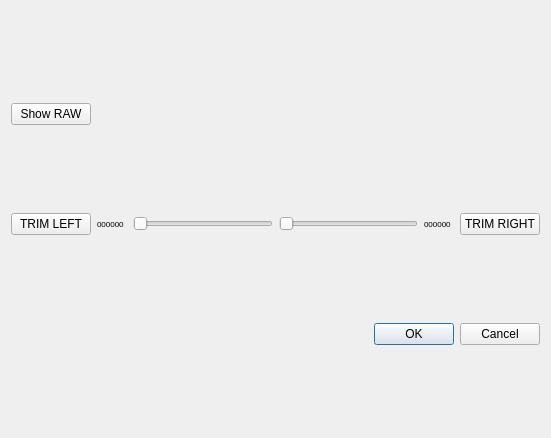
<?xml version="1.0" encoding="UTF-8"?>
<ui version="4.0">
 <class>Dialog</class>
 <widget class="QDialog" name="Dialog">
  <property name="geometry">
   <rect>
    <x>0</x>
    <y>0</y>
    <width>551</width>
    <height>438</height>
   </rect>
  </property>
  <property name="windowTitle">
   <string>Dialog</string>
  </property>
  <layout class="QVBoxLayout" name="verticalLayout">
   <item>
    <layout class="QHBoxLayout" name="horizontalLayout_2">
     <property name="topMargin">
      <number>10</number>
     </property>
     <item>
      <widget class="QPushButton" name="pushButton">
       <property name="text">
        <string>Show RAW</string>
       </property>
      </widget>
     </item>
     <item>
      <spacer name="horizontalSpacer">
       <property name="orientation">
        <enum>Qt::Horizontal</enum>
       </property>
       <property name="sizeHint" stdset="0">
        <size>
         <width>40</width>
         <height>20</height>
        </size>
       </property>
      </spacer>
     </item>
     <item>
      <layout class="QVBoxLayout" name="verticalLayout_2">
       <property name="leftMargin">
        <number>10</number>
       </property>
      </layout>
     </item>
    </layout>
   </item>
   <item>
    <layout class="QHBoxLayout" name="horizontalLayout">
     <item>
      <widget class="QPushButton" name="but_trim_left">
       <property name="text">
        <string>TRIM LEFT</string>
       </property>
      </widget>
     </item>
     <item>
      <widget class="QLabel" name="lab_left">
       <property name="minimumSize">
        <size>
         <width>30</width>
         <height>0</height>
        </size>
       </property>
       <property name="maximumSize">
        <size>
         <width>30</width>
         <height>16777215</height>
        </size>
       </property>
       <property name="font">
        <font>
         <pointsize>6</pointsize>
        </font>
       </property>
       <property name="text">
        <string>000000</string>
       </property>
      </widget>
     </item>
     <item>
      <widget class="QSlider" name="slider_left">
       <property name="orientation">
        <enum>Qt::Horizontal</enum>
       </property>
      </widget>
     </item>
     <item>
      <widget class="QSlider" name="slider_right">
       <property name="orientation">
        <enum>Qt::Horizontal</enum>
       </property>
      </widget>
     </item>
     <item>
      <widget class="QLabel" name="lab_right">
       <property name="minimumSize">
        <size>
         <width>30</width>
         <height>0</height>
        </size>
       </property>
       <property name="maximumSize">
        <size>
         <width>30</width>
         <height>16777215</height>
        </size>
       </property>
       <property name="font">
        <font>
         <pointsize>6</pointsize>
        </font>
       </property>
       <property name="text">
        <string>000000</string>
       </property>
      </widget>
     </item>
     <item>
      <widget class="QPushButton" name="but_trim_right">
       <property name="text">
        <string>TRIM RIGHT</string>
       </property>
      </widget>
     </item>
    </layout>
   </item>
   <item>
    <widget class="QDialogButtonBox" name="buttonBox">
     <property name="orientation">
      <enum>Qt::Horizontal</enum>
     </property>
     <property name="standardButtons">
      <set>QDialogButtonBox::Cancel|QDialogButtonBox::Ok</set>
     </property>
    </widget>
   </item>
  </layout>
 </widget>
 <resources/>
 <connections>
  <connection>
   <sender>buttonBox</sender>
   <signal>accepted()</signal>
   <receiver>Dialog</receiver>
   <slot>accept()</slot>
   <hints>
    <hint type="sourcelabel">
     <x>248</x>
     <y>254</y>
    </hint>
    <hint type="destinationlabel">
     <x>157</x>
     <y>274</y>
    </hint>
   </hints>
  </connection>
  <connection>
   <sender>buttonBox</sender>
   <signal>rejected()</signal>
   <receiver>Dialog</receiver>
   <slot>reject()</slot>
   <hints>
    <hint type="sourcelabel">
     <x>316</x>
     <y>260</y>
    </hint>
    <hint type="destinationlabel">
     <x>286</x>
     <y>274</y>
    </hint>
   </hints>
  </connection>
 </connections>
</ui>
